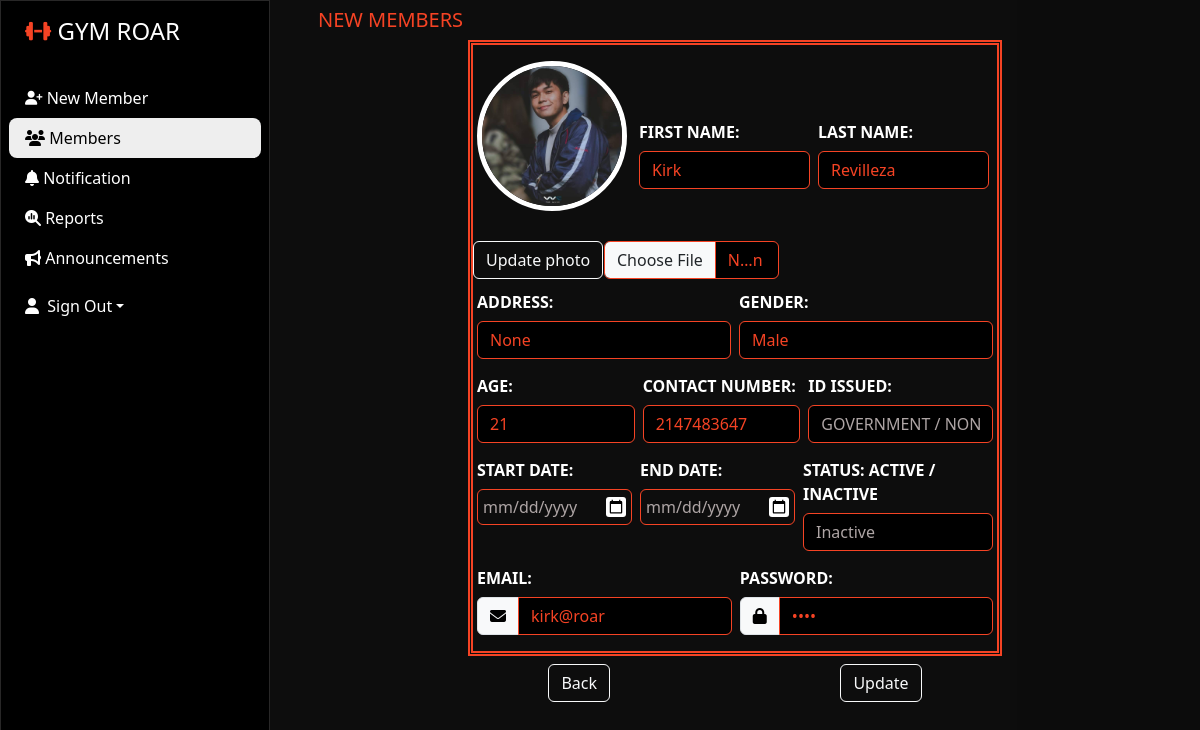
/All/Upinactive.php?Email=kirk@roar, run on the app's committed database.
### tables this page shows
CREATE TABLE `status` (
  `Image` varchar(50) NOT NULL,
  `First_Name` varchar(50) NOT NULL,
  `Last_Name` varchar(50) NOT NULL,
  `Age` int(50) NOT NULL,
  `Gender` varchar(20) NOT NULL,
  `Contact_Number` varchar(11) NOT NULL,
  `Address` varchar(50) NOT NULL,
  `Id_Issue` varchar(20) NOT NULL,
  `Email` varchar(50) NOT NULL,
  `Password` varchar(30) NOT NULL,
  `Status` varchar(20) DEFAULT 'Pending',
  `Start_Date` date NOT NULL,
  `End_Date` date NOT NULL,
  `Name` varchar(50) NOT NULL DEFAULT 'GYM ROAR Announcement'
);

### All/Upinactive.php (the view, shortened to what this page needs)
<?php
include "db_conn.php";
if(isset($_GET['Email']) ) {
$em = $_GET['Email'];
$sql = "SELECT * FROM `status` WHERE `Email` = '$em'";
$result = mysqli_query($conn, $sql);
$rows = mysqli_fetch_assoc($result);
}
$alert = "";
$alerts = "";
?>
<!DOCTYPE html>
<html lang="en">
<head>
    <link rel="stylesheet" href="https://cdnjs.cloudflare.com/ajax/libs/font-awesome/6.4.2/css/all.min.css">
    <link rel="stylesheet" href="https://cdnjs.cloudflare.com/ajax/libs/animate.css/3.7.2/animate.min.css">
    <link rel="stylesheet" href="https://cdn.jsdelivr.net/npm/bootstrap@5.3.2/dist/css/bootstrap.min.css">
    <link rel="stylesheet" href="sadmin.css">
</head>
<body>
    <div class="main-container fixed-top d-flex">
        <div class="sidebar" id="side_nav">
            <div class="header-box px-4 pt-3 pb-4 d-flex">
                <h1 class="fs-4">
                    <a class="navbar-brand" href="Nmember.php">
                   <i class="fas fa-dumbbell fa-sm" style="color: #f54324;"></i>
                    <span class="text-white">GYM ROAR</span>
                    </a>
                </h1>
            </div>
            <ul class="list-unstyled px-2">
                <li class="nav-item"><a href="Nmember.php" class="text-decoration-none px-3 py-2 d-block"><i class="fa-solid fa-user-plus fa-sm"></i> New Member</a></li>
                <li class="active"><a href="Members.php" class="text-decoration-none px-3 py-2 d-block"><i class="fa-solid fa-users"></i> Members</a></li>
                <li class="nav-item"><a href="NotificationAdmin.php" class="text-decoration-none px-3 py-2 d-block"><i class="fa-solid fa-bell"></i> Notification</a></li>
                <li class="nav-item"><a href="Report.php" class="text-decoration-none px-3 py-2 d-block"><i class="fa-solid fa-magnifying-glass-chart"></i>  Reports </a></li>
                <li class="nav-item"><a href="Announcement.php" class="text-decoration-none px-3 py-2 d-block"><i class="fa-solid fa-bullhorn"></i> Announcements</a></li>
            </ul>
            <div class="dropdown  px-4 pt-6 pb-5 d-flex">
              <a href="#" class="d-flex align-items-center text-white text-decoration-none dropdown-toggle" id="dropdownUser1" data-bs-toggle="dropdown" aria-expanded="false">
                  <i class="fa fa-user"></i> &nbsp Sign Out</a>
          </div>
      </div>
        <div class="content">
            <div class="dashboard-content px-5 pt-2">
                <h2 class="fs-5">NEW MEMBERS</h2>
                <div class="d-flex justify-content-center" id="Nmember">
                  <form method="POST" enctype="multipart/form-data">
                    <div class="d-flex">
                      <div class="p-1 py-3 flex-grow-0 bd-highlight">
                      <img src ="upload/<?php echo $rows['Image']?>" id = "output" style = "width:150px; height:150px">
                      </div>
                      <div class="p-1 py-5 flex-grow-1 bd-highlight">
                      <h6 class = "ps-3 pt-2 text-primary"><?php echo $alert ?></h6>
                        <div class="d-flex bd-highlight">
                          <div class="p-1 flex-grow-1 bd-highlight">
                            <label for="message-text" class="col-form-label">First Name:</label>
                            <input type="text" class="form-control" value = "<?php echo $rows['First_Name'] ?>" name="firstname">
                          </div>
                          <div class="p-1 flex-grow-1 bd-highlight">
                            <label for="message-text" class="col-form-label">Last Name:</label>
                            <input type="text" class="form-control" value = "<?php echo $rows['Last_Name'] ?>" name="lastname">
                          </div>
                        </div>
                    </div>
                     </div>
                     <div class="d-flex flex-row bd-highlight">
                      <div class="col-lg-3 col-md-6 col-sm-12">
                      <button type="submit" name="update" class="btn btn-outline-light btn-md"> Update photo</button>
                      </div>
                      <div class="col-lg-4 col-md-6 col-sm-12">
                        <input type="file" class="form-control" id="file" name="image" onchange="loadFile(event)" aria-describedby="inputGroupFileAddon04" aria-label="Upload" >
                      </div>
                      <h6 class = "ps-3 pt-2 text-primary"><?php echo $alerts ?></h6>
                    </div>
                    <div class="d-flex bd-highlight">
                      <div class="p-1 flex-grow-1 bd-highlight">
                        <label for="recipient-name" class="col-form-label">Address:</label>
                        <div class="input-group">
                          <input type="text" class="form-control"  value = "<?php echo $rows['Address'] ?>" name="address" required>
                        </div>
                      </div>
                      <div class="p-1 flex-grow-1bd-highlight">
                      <label for="message-text" class="col-form-label">Gender:</label>
                      <input type="text" class="form-control" value = "<?php echo $rows['Gender'] ?>"name="gender">
                    </div>
                     </div>
                     <div class="d-flex bd-highlight">
                      <div class="p-1 flex-grow-1 bd-highlight">
                        <label for="message-text" class="col-form-label">Age:</label>
                        <input type="text" class="form-control" value = "<?php echo $rows['Age'] ?>"name="age">
                      </div>
                      <div class="p-1 flex-grow-1 bd-highlight">
                        <label for="message-text" class="col-form-label">Contact Number:</label>
                        <input type="tel" class="form-control"  value = "<?php echo $rows['Contact_Number'] ?>" name="contact">
                      </div>
                      <div class="p-1 flex-grow-1 bd-highlight">
                      <label for="message-text" class="col-form-label">ID Issued:</label>
                        <select name="id" class="form-control">
                          <option value="GOVERNMENT / NON-GOVERNMENT" selected hidden>GOVERNMENT / NON-GOVERNMENT</option>
                        </select>
                      </div>
                    </div>
                    <div class="d-flex bd-highlight">
                      <div class="p-1 flex-grow-1 bd-highlight">
                        <label for="message-text" class="col-form-label">Start Date:</label>
                        <input type="date" class="form-control" name="s_date">
                      </div>
                      <div class="p-1 flex-grow-1 bd-highlight">
                        <label for="message-text" class="col-form-label">End Date:</label>
                        <input type="date" class="form-control"  name="e_date">
                      </div>
                      <div class="p-1 flex-grow-0 bd-highlight">
                      <label for="message-text" class="col-form-label">Status: Active / Inactive</label>
                        <select name="status" class="form-control">
                          <option value="Inactive"selected>Inactive</option>
                        </select>
                      </div>
                    </div>
                    <div class="d-flex bd-highlight">
                      <div class="p-1 pb-3 flex-grow-1 bd-highlight">
                         <label for="message-text" class="col-form-label">Email:</label>
                         <div class="input-group">
                           <span class="input-group-text" id="basic-addon1"><i class="fa-solid fa-envelope"></i></span>
                           <input type="email" class="form-control" name="email" value="<?php echo $rows['Email'] ?>"  aria-label="Username" aria-describedby="basic-addon1">
                          </div>
                      </div>
                      <div class="p-1 pb-3 flex-grow-1 bd-highlight">
                          <label for="message-text" class="col-form-label">Password:</label>
                          <div class="input-group">
                            <span class="input-group-text" id="basic-addon1"><i class="fa-solid fa-lock"></i></span>
                            <input type="password" class="form-control" name="password" value="<?php echo $rows['Password'] ?>" aria-label="Username" aria-describedby="basic-addon1">
                          </div>
                      </div>
                    </div>
                 </div>
                 <div class="row px-2 mb-3 mt-2">
                  <div class="d-flex justify-content-evenly" >
                  <button type="submit" name="pending" class="btn btn-outline-light btn-md me-2"><a class="nav-link" href="Inactive.php"> Back </a></button>
                  <button type="submit" name="submit" class=" btn btn-outline-light btn-md ">Update</button>
                  </div>
              </div>
            </div>
        </div>
  </div>
</body>
</html>

### All/sadmin.css (style rules this page uses)
body { background: #eee; }
#side_nav { background: #000; min-width: 270px; max-width: 270px; transition: all 0.3s; border: 1px solid rgb(40, 39, 39); }
.content { min-height: 100vh; width: 100%; }
.sidebar li.active { background: #eee; border-radius: 8px; }
.sidebar li.active a, .sidebar li.active a:hover { color: #000; }
.sidebar li a { color: #fff; }
#output { height: 170px; width: 170px; background-image: url("Fit/pictures/profile.png"); background-size: cover; background-position: center; border-radius: 50%; border:5px solid #ffffff; }
.content { background-color: rgba(6, 6, 6, 0.97); color: white; }
.dashboard-content h2 { color:#f54324; }
.dashboard-content span { color: #000000; font-weight: 700; font-family:Georgia, 'Times New Roman', Times, serif }
#Nmember { margin-left: 150px; margin-right: 150px; border: 5px double #f54324; }
label { text-transform: uppercase; font-weight: bold; }
input[type="email"], input[type="password"], input[type="text"], input[type="number"], input[type="tel"], input[type="file"] { background-color: black; border: 1px solid#f54324; color:#f54324; }
.form-control option { background: black ; color: white; }
.dashboard-content select { background-color: black; border: 1px solid #f54324; color:rgb(174, 165, 165); }
.dashboard-content ::placeholder { color:rgb(174, 165, 165); }
input[type=date] { background: transparent; border:1px solid #f54324; color:rgb(174, 165, 165); padding:5px; }

### data on the page
status: Image (picture), firstname "Kirk", lastname "Revilleza", address "None", gender "Male", age "21", contact "2147483647", email "kirk@roar"
